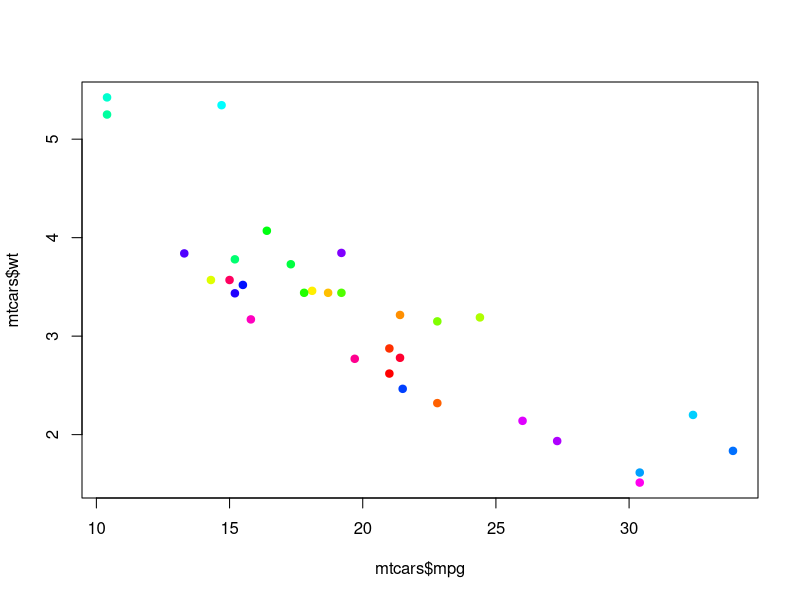

Source code (R):
## ---- chunk 1
data("mtcars")
plot(mtcars$mpg, mtcars$wt, col = rainbow(length(mtcars$mpg)), pch = 19)
## ---- chunk 2

